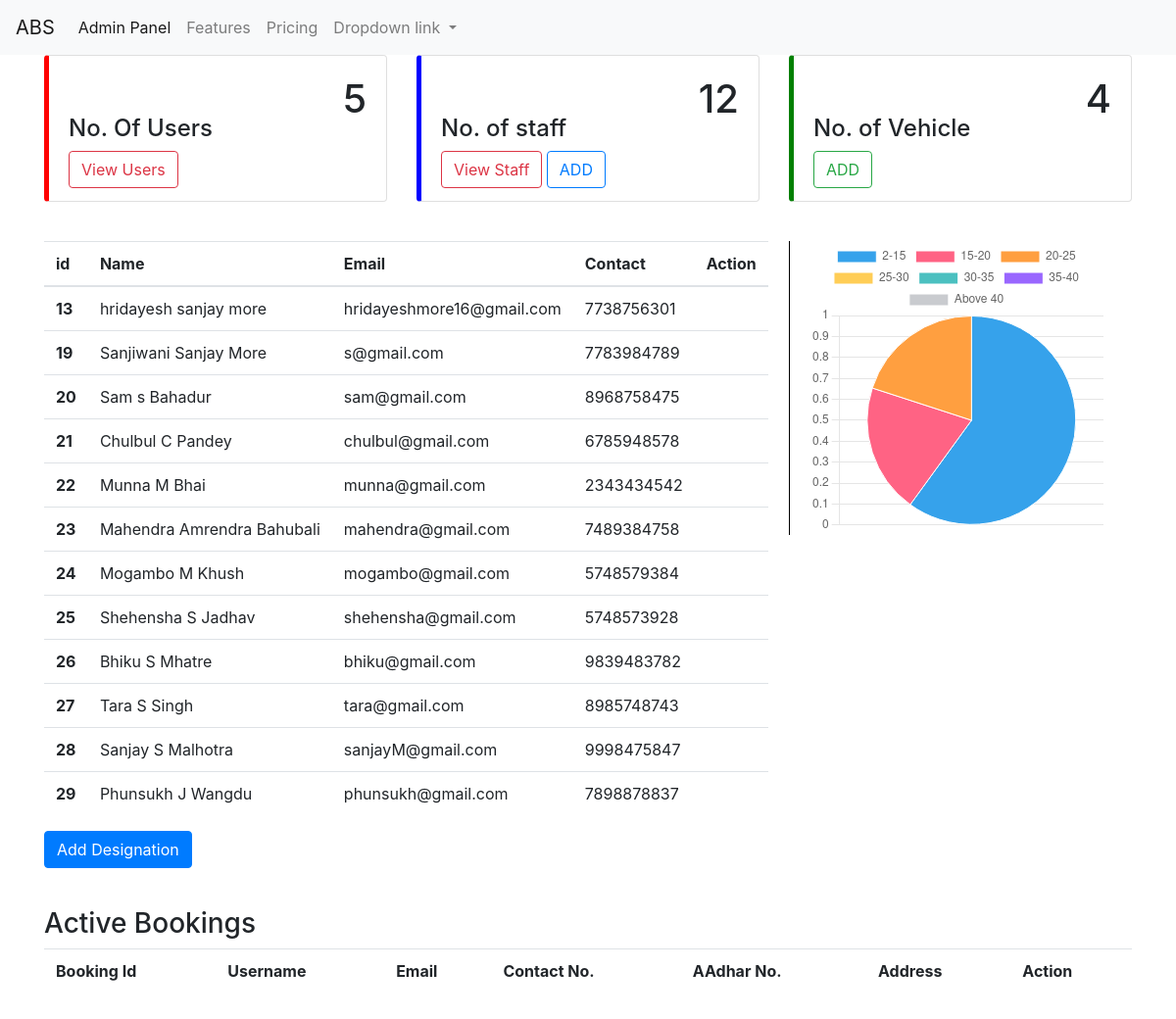
The page /admin on the database its author committed.
### ABS/models.py (models this page shows, shortened)
class App_User(models.Model):
    f_name = models.CharField(max_length=30)
    m_name = models.CharField(max_length=30)
    l_name = models.CharField(max_length=30)
    username = models.CharField(max_length=30)
    email = models.EmailField(max_length=30)
    age = models.IntegerField()
    contact = models.IntegerField()
    password = models.CharField(max_length=30)
    Confirm_password = models.CharField(max_length=30)
    created = models.DateField(default=timezone.now)
    is_user = models.BooleanField(default=True)
    is_staff = models.BooleanField(default=False)
    is_admin = models.BooleanField(default=False)
    class Meta:
        db_table = "user"

### ABS/views.py (the view, shortened to what this page needs)
# urls.py: path('admin',v.admin),
def admin(request):
    '''
    Admin page pieChart
    '''
    labels=['2-15','15-20','20-25','25-30','30-35','35-40','Above 40']
    data=[]
    age1 = App_User.objects.raw('SELECT id,count(*) as c FROM user WHERE age>=1 and age<15 and is_user=1;')
    for cou in age1:
        data.append(cou.c)
    age2 = App_User.objects.raw('SELECT id,count(*) as c FROM user WHERE age>=15 and age<20 and is_user=1;')
    for cou in age2:
        data.append(cou.c)
    age3 = App_User.objects.raw('SELECT id,count(*) as c FROM user WHERE age>=20 and age<25 and is_user=1;')
    for cou in age3:
        data.append(cou.c)
    age4 = App_User.objects.raw('SELECT id,count(*) as c FROM user WHERE age>=25 and age<30 and is_user=1;')
    for cou in age4:
        data.append(cou.c)
    age5 = App_User.objects.raw('SELECT id,count(*) as c FROM user WHERE age>=30 and age<35 and is_user=1;')
    for cou in age5:
        data.append(cou.c)
    age6 = App_User.objects.raw('SELECT id,count(*) as c FROM user WHERE age>=35 and age<40 and is_user=1;')
    for cou in age6:
        data.append(cou.c)
    age7 = App_User.objects.raw('SELECT id,count(*) as c FROM user WHERE age>=40 and is_user=1;')
    for cou in age7:
        data.append(cou.c)
    noOfUser = App_User.objects.raw('SELECT id,count(*) as c FROM user WHERE is_user=1')
    noOfStaff = App_User.objects.raw('SELECT id,count(*) as c FROM user WHERE is_staff=1')
    noOfAmb = Ambulance.objects.raw('SELECT ambulance_id,count(*) as c FROM Ambulance')
    user=0
    st=0
    amb=0
    for cou in noOfUser:
        user = user+cou.c
    for staf in noOfStaff:
        st = st+staf.c
    for a in noOfAmb:
        amb = amb+a.c
    staff_det = App_User.objects.filter(is_staff=True)
    f=Book.objects.all()
    context={
        'labels':labels,
        'data':data,
        'user':user,
        'st':st,
        'staff':staff_det,
        'form':f,
        'amb':amb
    }
    return render(request,'admin.html',context)

### ABS/templates/admin.html (shortened to what this page needs)
{%include 'admin-navbar.html'%}
{%load static%}
<link rel="stylesheet" href="{%static 'css/admin.css'%}">
<link rel="stylesheet" href="{%static 'css/bmin.css'%}">
<div class="container">
  <div class="row">
    <div class="col-sm-4">
      <div class="card u">
        <div class="card-body">
          <h1 class="card-title text-right">{{user}}</h1>
          <p class="card-text h4">No. Of Users</p>
          <a href="user_list" class="btn btn-outline-danger">View Users</a>
        </div>
      </div>
    </div>
    <div class="col-sm-4">
      <div class="card staff">
        <div class="card-body">
          <h1 class="card-title text-right">{{st}}</h1>
          <p class="card-text h4">No. of staff</p>
          <a href="staff_list" class="btn btn-outline-danger">View Staff</a>
          <a href="staffRegister" class="btn btn-outline-primary">ADD</a>
        </div>
      </div>
    </div>
    <div class="col-sm-4">
      <div class="card ambulance">
        <div class="card-body">
          <h1 class="card-title text-right">{{amb}}</h1>
          <p class="card-text h4">No. of Vehicle</p>
          <a href="ambRegister" class="btn btn-outline-success">ADD</a>
        </div>
      </div>
    </div>
  </div>
  <div class="row">
    <div class="col-sm-8">
      <table class="table" style="width: 500px !important;">
        <thead>
          <tr>
            <th scope="col">id</th>
            <th scope="col">Name</th>
            <th scope="col">Email</th>
            <th scope="col">Contact</th>
            <th scope="col" colspan="2">Action</th>
          </tr>
        </thead>
        <tbody>
          {% for i in staff %}
          <tr>
            <th scope="row">{{i.id}}</th>
            <td>{{i.f_name}}&nbsp;{{i.m_name}}&nbsp;{{i.l_name}}</td>
            <td>{{i.email}}</td>
            <td>{{i.contact}}</td>
            <td></td>
          </tr>
          {%endfor%}
        </tbody>
      </table>
      <button class="btn btn-primary"><a href="" data-toggle="modal" data-target="#ModelDesignation"
        class="text-white" style="text-decoration: none;">Add Designation</a></button>
    </div>
    <div class="col-sm-4">
      <div class="pieChart">
        {% include 'pieChart.html'%}
      </div>
    </div>
  </div>
  <div class="row">
    <div class="col-sm-12">
      <h3>
        Active Bookings
      </h3>
      <table class="table">
        <tr>
          <th>Booking Id</th>
          <th>Username</th>
          <th>Email</th>
          <th>Contact No.</th>
          <th>AAdhar No.</th>
          <th>Address</th>
          <th colspan="2">Action</th>
      </tr>
      </table>
    </div>
  </div>
</div>

### ABS/static/css/admin.css (style rules this page uses)
.pieChart { margin-right: 20px; border-left: solid 1px black; padding-left: 20px; }
.card { height: 150px; }
.card-title { margin-bottom: -0.5rem !important; }
.u { border-left: 5px solid red !important; }
.staff { border-left: 5px solid blue !important; }
.ambulance { border-left: 5px solid green !important; }
.row { margin-bottom: 40px !important; }

### rows shown on the page
App_User: id "13", f_name "hridayesh", m_name "sanjay", l_name "more", email "hridayeshmore16@gmail.com", contact "7738756301"
App_User: id "19", f_name "Sanjiwani", m_name "Sanjay", l_name "More", email "s@gmail.com", contact "7783984789"
App_User: id "20", f_name "Sam", m_name "s", l_name "Bahadur", email "sam@gmail.com", contact "8968758475"
App_User: id "21", f_name "Chulbul", m_name "C", l_name "Pandey", email "chulbul@gmail.com", contact "6785948578"
App_User: id "22", f_name "Munna", m_name "M", l_name "Bhai", email "munna@gmail.com", contact "2343434542"
App_User: id "23", f_name "Mahendra", m_name "Amrendra", l_name "Bahubali", email "mahendra@gmail.com", contact "7489384758"
App_User: id "24", f_name "Mogambo", m_name "M", l_name "Khush", email "mogambo@gmail.com", contact "5748579384"
App_User: id "25", f_name "Shehensha", m_name "S", l_name "Jadhav", email "shehensha@gmail.com", contact "5748573928"
App_User: id "26", f_name "Bhiku", m_name "S", l_name "Mhatre", email "bhiku@gmail.com", contact "9839483782"
App_User: id "27", f_name "Tara", m_name "S", l_name "Singh", email "tara@gmail.com", contact "8985748743"
App_User: id "28", f_name "Sanjay", m_name "S", l_name "Malhotra", email "sanjayM@gmail.com", contact "9998475847"
App_User: id "29", f_name "Phunsukh", m_name "J", l_name "Wangdu", email "phunsukh@gmail.com", contact "7898878837"

### other values the page prints
{{ user }} "5"
{{ st }} "12"
{{ amb }} "4"
chart data {{ data|safe }} [3, 1, 1, 0, 0, 0, 0]
